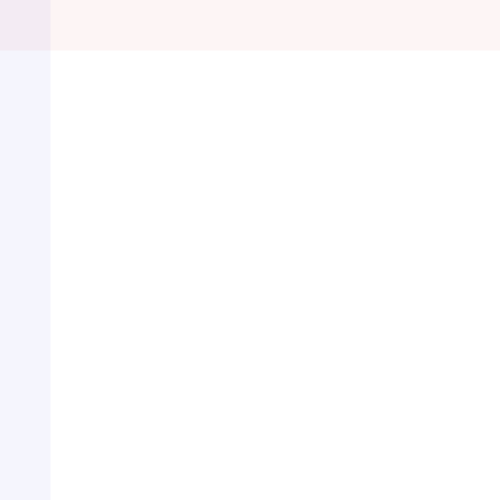
Frame 1 (no input)
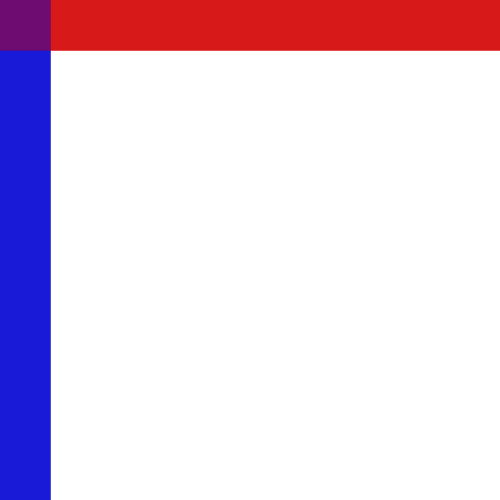
Frame 60 (the mouse pressed at the canvas centre just before this capture)
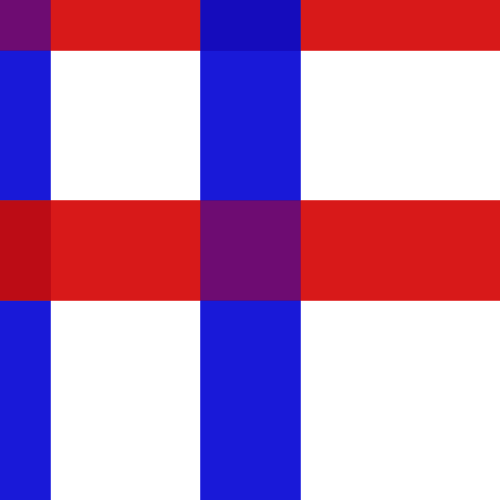
Frame 120 (the mouse held since frame 60 and released just before this capture)

The Processing sketch that drew these frames (run headless with seeded random() and noise(); from frame 60 on, the mouse is pressed at the canvas centre):

// Processing sketch: mistrzSave
// ── mistrzSave.pde
void setup()
{
size(500, 500);
background(255);
strokeWeight(100);
frameRate(110);
}
void draw()
{
stroke(200,0,0, 10);
line(0, mouseY,   500, mouseX);
stroke(0,0,200, 10);
line(mouseY, 0,  mouseX, 500);
}
